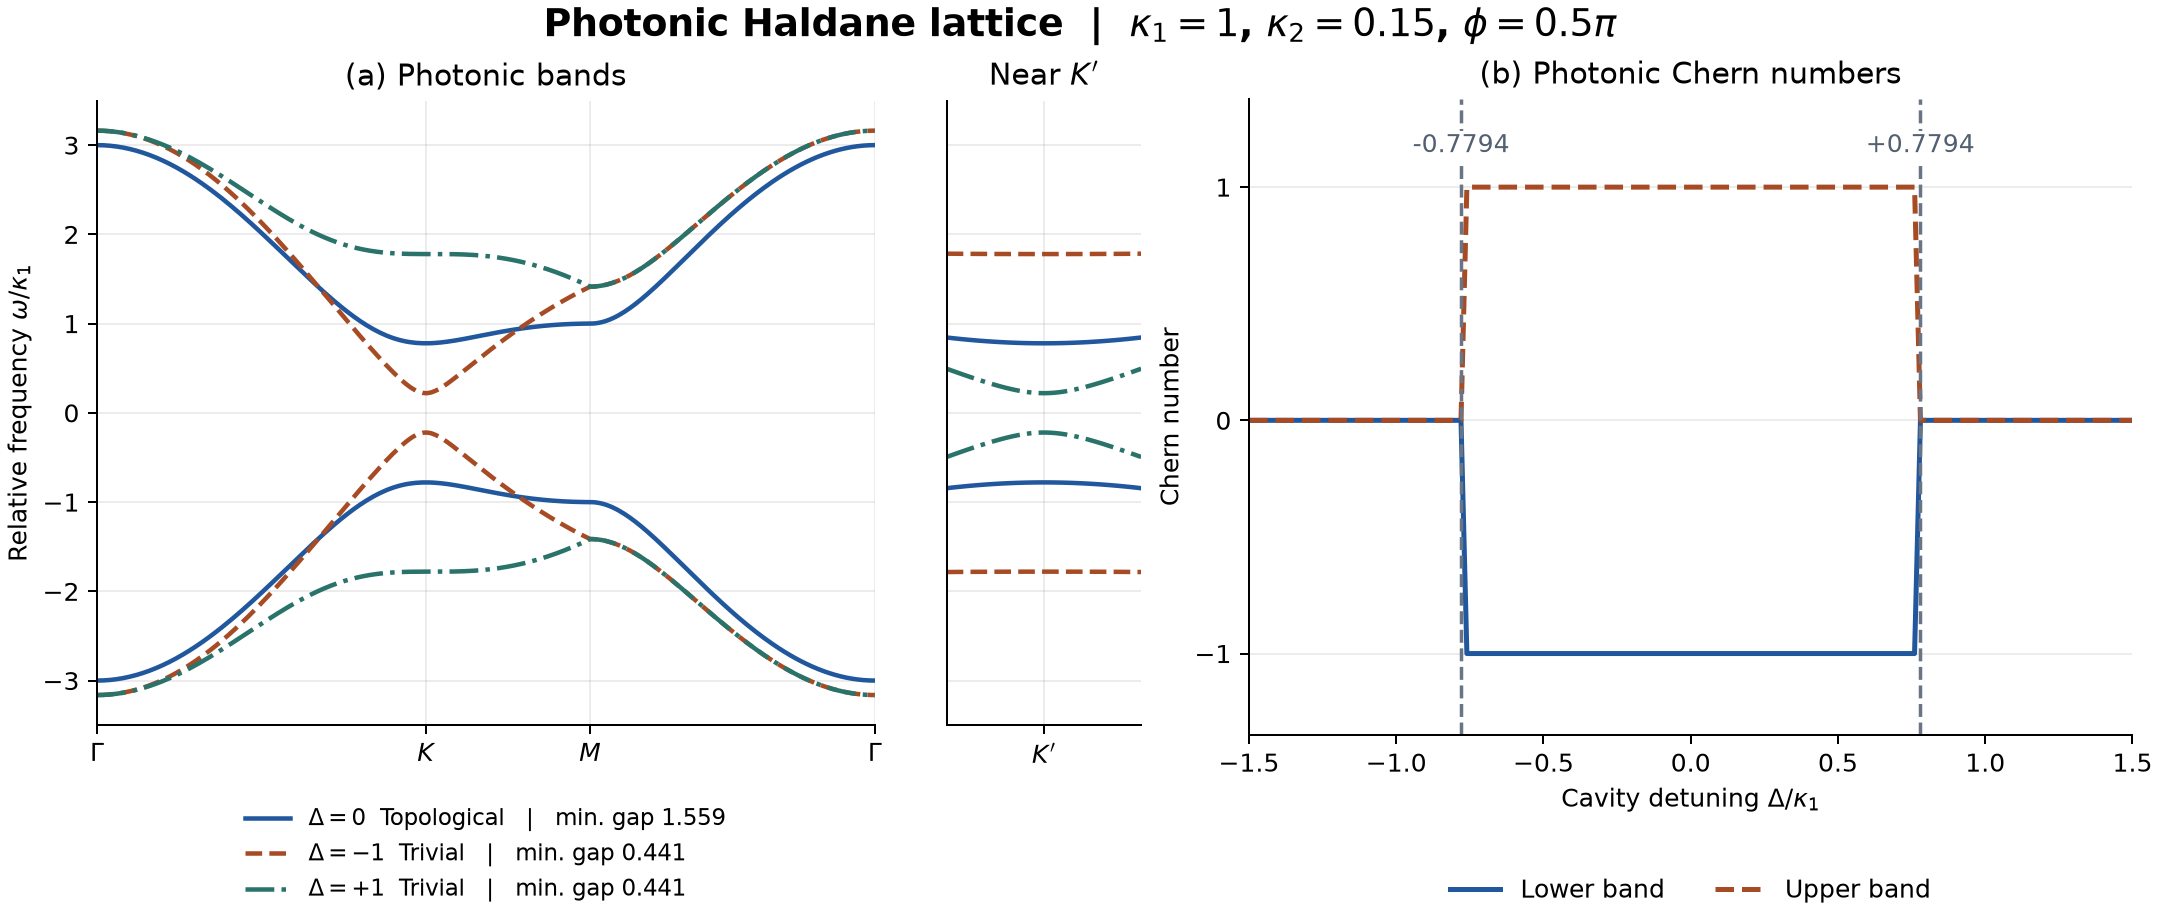

Write the Python code that produced this figure.
"""M4: calculate the bands and Chern numbers of a photonic Haldane lattice.

Reuse M1's bulk dispersion and M2's FHS calculation. The photonic phase
diagram must agree with M2 under the parameter mapping below.

Electronic quantity       | Photonic coupled-mode quantity
--------------------------|-----------------------------------------------
t₁ (nearest-neighbor hop)  | κ₁, coupling between neighboring cavities
t₂ exp(iφ)                | κ₂ exp(iφ), complex next-nearest-neighbor coupling
M (onsite mass)           | Δ, with cavity frequencies ω₀ + Δ and ω₀ − Δ
E (eigenenergy)           | ω = ω_lab − ω₀, plotted as ω/κ₁

Magneto-optic bias breaks time reversal. Engineered ring-resonator links
can instead supply synthetic phases in a selected circulation sector.
Use κ₁ = 1, κ₂ = 0.15, φ = π/2 and sweep Δ/κ₁ from −1.5 to 1.5.
This is a lossless tight-binding model for the modes near ω₀.
"""

from pathlib import Path

import numpy as np

from haldane import (
    CRITICAL_MASS, GAP_GRID_SIZE, K, MASS_MAX, MASS_MIN, MASS_SCAN_POINTS, PHI, T1, T2,
    brillouin_zone_grid, hamiltonian, minimum_direct_gap, symmetry_path,
)
from m2_chern import GRID_SIZE, band_chern_numbers


# Use the same dimensionless parameters and reciprocal orientation as M2.
KAPPA1 = T1
KAPPA2 = T2


def main():
    import matplotlib.pyplot as plt

    plt.rcParams.update({"font.size": 10, "axes.spines.top": False, "axes.spines.right": False})
    figure = plt.figure(figsize=(12, 5.1), layout="constrained")
    panels = figure.add_gridspec(1, 2, width_ratios=[1.3, 1])
    band_panels = panels[0].subgridspec(1, 2, width_ratios=[4, 1], wspace=0.06)
    bands_axis = figure.add_subplot(band_panels[0])
    valley_axis = figure.add_subplot(band_panels[1], sharey=bands_axis)
    chern_axis = figure.add_subplot(panels[1])

    path, distance, ticks = symmetry_path()
    offsets = np.linspace(-0.28, 0.28, 81)
    valley_path = -K + np.column_stack((offsets, np.zeros_like(offsets)))
    momenta = brillouin_zone_grid(GAP_GRID_SIZE)
    couplings = dict(t1=KAPPA1, t2=KAPPA2, phi=PHI)

    cases = [
        (0, "#20579d", "-", r"$\Delta=0$  Topological"),
        (-1, "#a74b25", "--", r"$\Delta=-1$  Trivial"),
        (1, "#29736b", "-.", r"$\Delta=+1$  Trivial"),
    ]
    for detuning, color, style, label in cases:
        path_frequencies = np.linalg.eigvalsh(hamiltonian(path, mass=detuning, **couplings))
        valley_frequencies = np.linalg.eigvalsh(hamiltonian(valley_path, mass=detuning, **couplings))
        gap = minimum_direct_gap(detuning, momenta, **couplings) / KAPPA1
        handles = bands_axis.plot(distance, path_frequencies / KAPPA1, color=color, ls=style, lw=1.8)
        handles[0].set_label(f"{label}   |   min. gap {gap:.3f}")
        valley_axis.plot(offsets, valley_frequencies / KAPPA1, color=color, ls=style, lw=1.8)

    bands_axis.set(title="(a) Photonic bands", ylabel=r"Relative frequency $\omega/\kappa_1$",
                   xlim=(distance[0], distance[-1]), ylim=(-3.5, 3.5))
    bands_axis.set_xticks(ticks, [r"$\Gamma$", "$K$", "$M$", r"$\Gamma$"])
    bands_axis.legend(loc="upper center", bbox_to_anchor=(0.5, -0.10), frameon=False, fontsize=9)
    valley_axis.set(title=r"Near $K'$", xlim=(offsets[0], offsets[-1]))
    valley_axis.set_xticks([0], ["$K'$"])
    valley_axis.tick_params(axis="y", left=False, labelleft=False)
    bands_axis.grid(alpha=0.24)
    valley_axis.grid(alpha=0.24)

    detunings = np.linspace(MASS_MIN, MASS_MAX, MASS_SCAN_POINTS)
    chern = np.array([band_chern_numbers(delta, GRID_SIZE) for delta in detunings])
    chern_axis.plot(detunings, chern[:, 0], color="#20579d", lw=2, label="Lower band")
    chern_axis.plot(detunings, chern[:, 1], color="#a74b25", lw=2, ls="--", label="Upper band")
    for delta in (-CRITICAL_MASS, CRITICAL_MASS):
        chern_axis.axvline(delta, color="#697585", lw=1.4, ls="--")
        chern_axis.text(delta, 1.15, f"{delta:+.4f}", ha="center", color="#526071",
                        bbox=dict(facecolor="white", edgecolor="none", pad=1))
    chern_axis.set(title="(b) Photonic Chern numbers", xlabel=r"Cavity detuning $\Delta/\kappa_1$",
                   ylabel="Chern number", xlim=(MASS_MIN, MASS_MAX), ylim=(-1.35, 1.38), yticks=[-1, 0, 1])
    chern_axis.grid(axis="y", alpha=0.24)
    chern_axis.legend(loc="upper center", bbox_to_anchor=(0.5, -0.19), ncols=2, frameon=False)
    figure.suptitle(rf"Photonic Haldane lattice  |  $\kappa_1={KAPPA1:g}$, $\kappa_2={KAPPA2:g}$, $\phi={PHI / np.pi:g}\pi$",
                    fontsize=15, fontweight="bold")
    figure.savefig(Path(__file__).with_name("m4_photonic.png"), dpi=180)
    plt.close(figure)

    print("Delta/kappa1    C_lower    C_upper")
    for delta in (-1, -0.5, 0, 0.5, 1):
        index = np.argmin(np.abs(detunings - delta))
        lower, upper = chern[index]
        print(f"{delta:+12.1f} {round(lower):+10d} {round(upper):+10d}")


if __name__ == "__main__":
    main()
